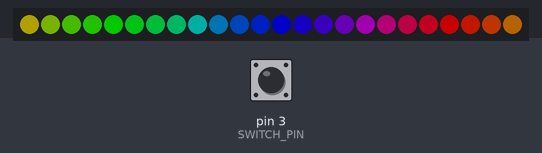
The sketch below on a simulated Arduino Uno, built with avr-gcc and run on an emulated ATmega328P. On the bench: 24 RGB LEDs in strip order, left to right. Inputs (shaded band) come from the test bench; at power-on: pin 3 (SWITCH_PIN) HIGH. Dim RGB values are drawn brighter than linear.

Above: at 1.2 s.
1.3 s: pin 3 (SWITCH_PIN) pulled LOW for 3.2 s
At 2.0 s:
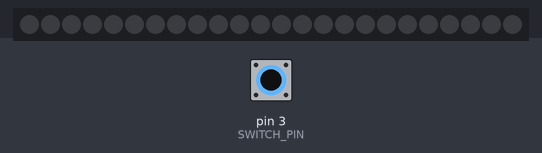
5.1 s: pin 3 (SWITCH_PIN) pulled LOW for 0.15 s
At 5.59 s:
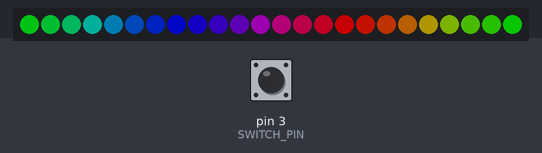
5.8 s: pin 3 (SWITCH_PIN) pulled LOW for 1 s
At 6.96 s:
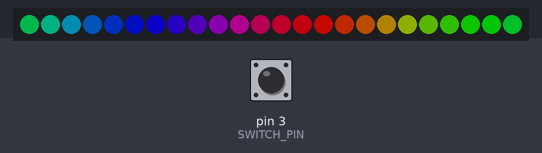
7.4 s: pin 3 (SWITCH_PIN) pulled LOW for 0.15 s
At 7.89 s:
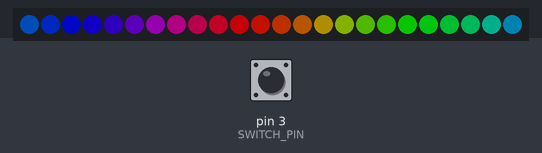
8.1 s: pin 3 (SWITCH_PIN) pulled LOW for 1 s
At 9.26 s:
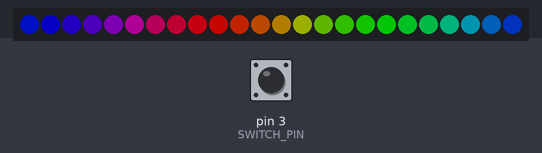
9.7 s: pin 3 (SWITCH_PIN) pulled LOW for 0.15 s
At 10.19 s:
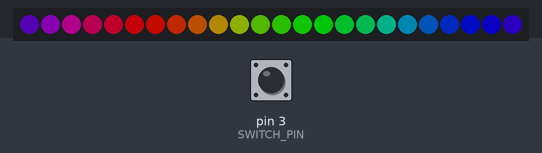
Timing chart, 0 to 12.7 s (numbered marks = the images above; inputs shaded):
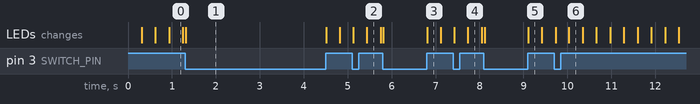

Measured:
- after the input at 1.3 s, the LEDs: change at once (image 1)
- after the input at 5.1 s, the LEDs: first change at once (image 2 shows a later state)
- after the input at 5.8 s, the LEDs: first change at once (image 3 shows a later state)
- after the input at 7.4 s, the LEDs: first change at once (image 4 shows a later state)
- after the input at 8.1 s, the LEDs: first change at once (image 5 shows a later state)
- after the input at 9.7 s, the LEDs: first change at once (image 6 shows a later state)

The sketch:

cycle.ino
```cpp
#include <Adafruit_NeoPixel.h>

#define LED_PIN 7
#define LED_COUNT 24
#define SWITCH_PIN 3

Adafruit_NeoPixel strip(LED_COUNT, LED_PIN, NEO_GRB + NEO_KHZ800);
int offset = 0;

void setup() {
  strip.begin();
  strip.setBrightness(100);
  pinMode(SWITCH_PIN, INPUT_PULLUP); // Enable internal pull-up resistor for the switch pin
}

void loop() {
  if (digitalRead(SWITCH_PIN) == HIGH)
    rainbowCycle(); // Activate rainbow color effect
  else
    strip.clear();
  strip.show();
  delay(20);
}

void rainbowCycle() {
  strip.clear();
  for (int i=0; i < LED_COUNT; i++) {
    int pos = 255 - ((i * 256 / LED_COUNT) + offset) & 255;
    if (pos < 85)
      strip.setPixelColor(i, strip.Color(255 - pos * 3, 0, pos * 3));
    else if (pos < 170) {
      pos -= 85;
      strip.setPixelColor(i, strip.Color(0, pos * 3, 255 - pos * 3));
    }
    else {
      pos -= 170;
      strip.setPixelColor(i, strip.Color(pos * 3, 255 - pos * 3, 0));
    }
  }
  offset = (offset + 1) % 256;
}
```
